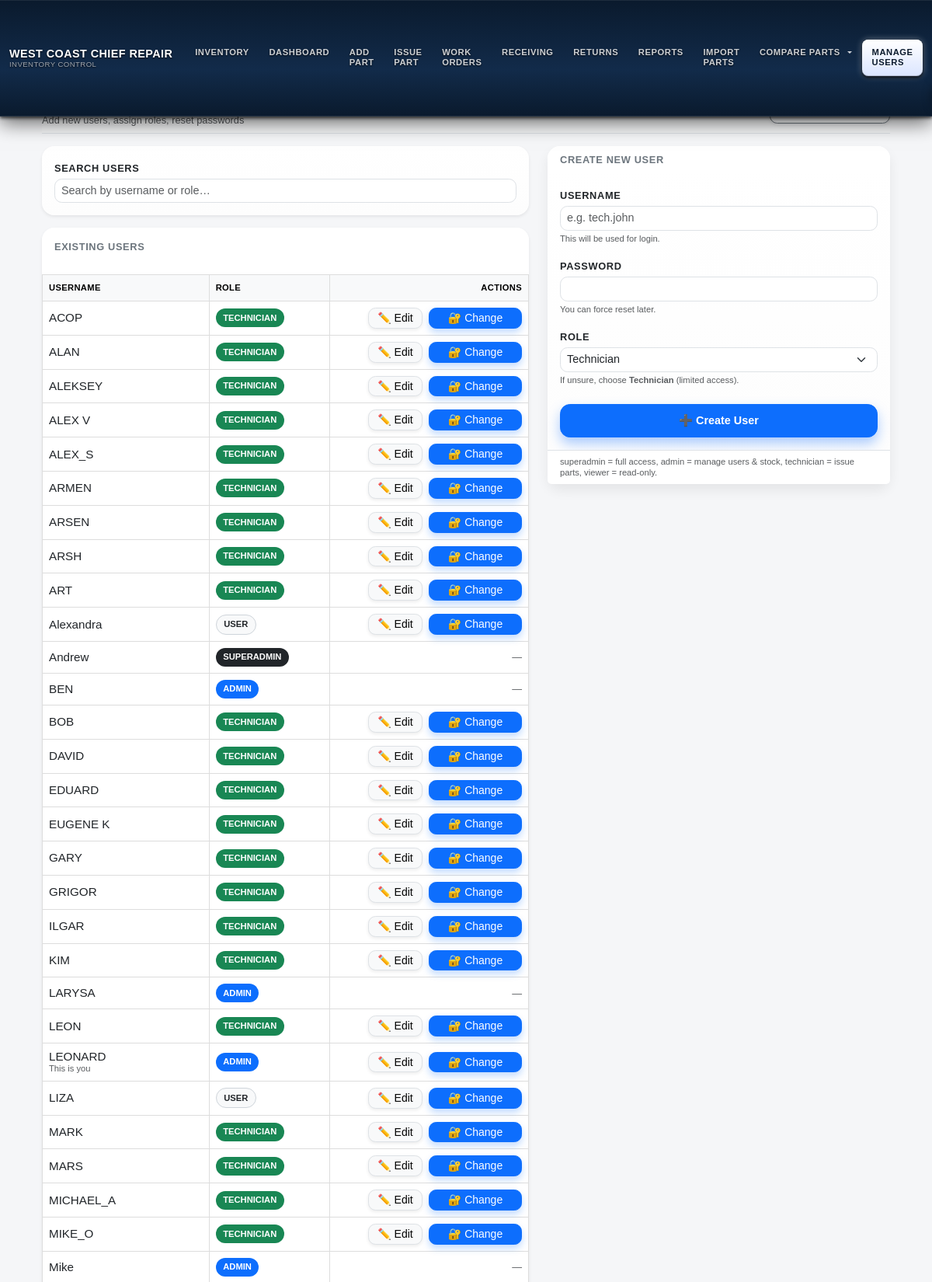
Screenshot of /users (signed in, upper part) with the database file from the repository.
### models.py (models this page shows, shortened)
class User(UserMixin, db.Model):
    id = db.Column(db.Integer, primary_key=True)
    username = db.Column(db.String(64), unique=True, nullable=False)
    password_hash = db.Column(db.String(128), nullable=False)
    role = db.Column(db.String(20), nullable=False, default=ROLE_TECHNICIAN)
    @property
    def password(self):
        raise AttributeError('password is not a readable attribute')

### inventory/routes.py (the view, shortened to what this page needs)
@inventory_bp.route("/users", methods=["GET", "POST"])
@login_required
def users():
    users = User.query.order_by(User.username.asc()).all()
    role_options = [
        ("technician", "Technician"),
        ("user",       "User"),
        ("viewer",     "Viewer"),
        ("admin",      "Admin"),
        ("superadmin", "Superadmin"),
    ]
    return render_template("users.html", users=users, role_options=role_options)

### app.py (called while the page is built)
@app.before_request
def restrict_role_routes():
    try:
        if not getattr(current_user, "is_authenticated", False):
            return  # гость — пусть дойдёт до /login
        ep = (request.endpoint or "").strip()
        role = (getattr(current_user, "role", "") or "").strip().lower()
        if role == "technician":
            if ep in ALLOWED_TECH_ENDPOINTS or ep.endswith(".health") or ep.endswith(".ping"):
                return
            return redirect(url_for("inventory.wo_list"))
        if role == "viewer":
            if ep in ALLOWED_VIEWER_ENDPOINTS or ep.endswith(".health") or ep.endswith(".ping"):
                return
            return redirect(url_for("inventory.wo_list"))
        return
    except Exception:
        try:
            return redirect(url_for("inventory.wo_list"))
        except Exception:
            return

### auth/routes.py (called while the page is built)
@login_manager.user_loader
def load_user(user_id):
    return User.query.get(int(user_id))

### templates/users.html (shortened to what this page needs)
{% extends "base.html" %}
{% block content %}
<div class="container-fluid py-4 d-flex justify-content-center">
  <div style="width:100%; max-width:1100px;">
    <div class="d-flex flex-wrap justify-content-between align-items-start mb-3"
         style="position:sticky; top:0; z-index:10; background:#f8f9fa; padding:.5rem 0; border-bottom:1px solid #dee2e6;">
      <div class="me-3">
        <div class="fw-semibold text-uppercase" style="font-size:1rem; letter-spacing:.03em; line-height:1.2;">
        </div>
        <div class="text-muted" style="font-size:.8rem; line-height:1.2;">
          Add new users, assign roles, reset passwords
        </div>
      </div>
      <div class="d-flex flex-column flex-sm-row gap-2 mt-2 mt-sm-0">
        <a href="{{ url_for('inventory.dashboard') }}"
           class="btn btn-outline-secondary btn-sm shadow-sm"
           style="font-weight:500; min-width:140px; border-radius:.6rem;">
        </a>
      </div>
    </div>
    <div class="row g-4">
      <div class="col-lg-7">
        <div class="card shadow-sm border-0 mb-3"
             style="border-radius:1rem; background:linear-gradient(#ffffff,#fdfdfd);">
          <div class="card-body py-3">
            <label class="form-label fw-semibold mb-1" style="font-size:.8rem; text-transform:uppercase; letter-spacing:.05em;">
              Search Users
            </label>
            <input id="usersSearch"
                   class="form-control form-control-sm"
                   placeholder="Search by username or role…"
                   style="border-radius:.6rem; font-size:.9rem;">
          </div>
        </div>
        <div class="card shadow-sm border-0"
             style="border-radius:1rem; overflow:hidden;">
          <div class="card-header bg-white border-0"
               style="padding: .9rem 1rem .4rem 1rem; border-bottom:1px solid #dee2e6;">
            <div class="fw-semibold text-uppercase"
                 style="font-size:.8rem; letter-spacing:.05em; color:#6c757d;">
              Existing Users
            </div>
          </div>
          <div class="table-responsive">
            <table class="table align-middle mb-0" style="font-size:.9rem;">
              <thead class="table-light" style="font-size:.75rem; text-transform:uppercase; letter-spacing:.05em;">
                <tr>
                  <th style="min-width:180px;">Username</th>
                  <th style="min-width:130px;">Role</th>
                  <th class="text-end" style="min-width:200px;">Actions</th>
                </tr>
              </thead>
              <tbody id="usersTbody" style="vertical-align:middle;">
                {% for u in users %}
                {% set r=(u.role or '')|lower %}
                <tr style="border-top:1px solid #f1f1f1;">
                  <td style="font-weight:500; color:#212529;">
                    <div style="font-size:.95rem; line-height:1.2;">
                      {{ u.username }}
                    </div>
                    {% if u.id == current_user.id %}
                      <div class="text-muted" style="font-size:.7rem; line-height:1.2;">
                        This is you
                      </div>
                    {% endif %}
                  </td>
                  <td>
                    {% if r=='superadmin' %}
                      <span class="badge rounded-pill"
                            style="background:#212529; font-size:.7rem; font-weight:600; padding:.4rem .6rem;">
                        SUPERADMIN
                      </span>
                    {% elif r=='admin' %}
                      <span class="badge rounded-pill"
                            style="background:#0d6efd; font-size:.7rem; font-weight:600; padding:.4rem .6rem;">
                        ADMIN
                      </span>
                    {% elif r=='technician' %}
                      <span class="badge rounded-pill"
                            style="background:#198754; font-size:.7rem; font-weight:600; padding:.4rem .6rem;">
                        TECHNICIAN
                      </span>
                    {% elif r=='viewer' %}
                      <span class="badge rounded-pill"
                            style="background:#6c757d; font-size:.7rem; font-weight:600; padding:.4rem .6rem;">
                        VIEWER
                      </span>
                    {% else %}
                      <span class="badge rounded-pill text-dark border"
                            style="background:#f8f9fa; font-size:.7rem; font-weight:600; padding:.4rem .6rem; border-color:#ced4da !important;">
                        USER
                      </span>
                    {% endif %}
                  </td>
                  <td class="text-end">
                    <div class="d-flex flex-wrap justify-content-end gap-2">
                      {% if (current_user.role or '')|lower == 'superadmin'
                            or ((current_user.role or '')|lower == 'admin' and (u.role or '')|lower in ['user','viewer','technician'])
                            or u.id == current_user.id %}
                        <a class="btn btn-light btn-sm border shadow-sm"
                           style="font-weight:500; line-height:1.2; border-radius:.6rem; min-width:70px;"
                           href="{{ url_for('inventory.edit_user', user_id=u.id) }}">
                          ✏️ Edit
                        </a>
                        <button class="btn btn-primary btn-sm shadow-sm"
                                style="font-weight:500; line-height:1.2; border-radius:.6rem; min-width:120px; box-shadow:0 .3rem .6rem rgba(13,110,253,.25)!important;"
                                data-user-id="{{ u.id }}"
                                data-username="{{ u.username }}"
                                data-need-current="{% if (current_user.role or '')|lower != 'superadmin' and current_user.id == u.id %}1{% else %}0{% endif %}"
                                onclick="openPasswordModal(this)">
                          🔐 Change
                        </button>
                      {% else %}
                        <span class="text-muted" style="font-size:.8rem;">—</span>
                      {% endif %}
                    </div>
                  </td>
                </tr>
                {% endfor %}
              </tbody>
            </table>
          </div>
        </div>
      </div>
      <div class="col-lg-5">
        <div class="card shadow-sm border-0"
             style="border-radius:1rem; background:linear-gradient(#ffffff,#fdfdfd); box-shadow:0 .5rem 1rem rgba(0,0,0,.07)!important;">
          <div class="card-header bg-white border-0"
               style="border-radius:1rem 1rem 0 0; border-bottom:1px solid #dee2e6;">
            <div class="fw-semibold text-uppercase"
                 style="font-size:.8rem; letter-spacing:.05em; color:#6c757d;">
              Create New User
            </div>
          </div>
          <div class="card-body">
            <form method="post" action="{{ url_for('inventory.users') }}">
              <div class="mb-3">
                <label class="form-label fw-semibold mb-1"
                       style="font-size:.8rem; text-transform:uppercase; letter-spacing:.05em;">
                  Username
                </label>
                <input name="username"
                       class="form-control form-control-sm"
                       placeholder="e.g. tech.john"
                       required
                       style="border-radius:.6rem; font-size:.9rem;">
                <div class="form-text" style="font-size:.7rem; line-height:1.2;">
                  This will be used for login.
                </div>
              </div>
              <div class="mb-3">
                <label class="form-label fw-semibold mb-1"
                       style="font-size:.8rem; text-transform:uppercase; letter-spacing:.05em;">
                  Password
                </label>
                <input type="password"
                       name="password"
                       class="form-control form-control-sm"
                       required
                       style="border-radius:.6rem; font-size:.9rem;">
                <div class="form-text" style="font-size:.7rem; line-height:1.2;">
                  You can force reset later.
                </div>
              </div>
              <div class="mb-4">
                <label class="form-label fw-semibold mb-1"
                       style="font-size:.8rem; text-transform:uppercase; letter-spacing:.05em;">
                  Role
                </label>
                <select name="role"
                        class="form-select form-select-sm"
                        style="border-radius:.6rem; font-size:.9rem;">
                  {% for value, caption in role_options %}
                    {% if value == 'superadmin' and (current_user.role or '')|lower != 'superadmin' %}
                    {% else %}
                      <option value="{{ value }}"
                              {% if value=='technician' %}selected{% endif %}>
                        {{ caption }}
                      </option>
                    {% endif %}
                  {% endfor %}
                </select>
                <div class="form-text" style="font-size:.7rem; line-height:1.2;">
                  If unsure, choose <span class="fw-semibold">Technician</span> (limited access).
                </div>
              </div>
              <div class="d-grid">
                <button class="btn btn-primary shadow-sm"
                        type="submit"
                        style="font-weight:600; border-radius:.8rem; padding:.6rem 1rem; font-size:.9rem; box-shadow:0 .5rem 1rem rgba(13,110,253,.35)!important;">
                  ➕ Create User
                </button>
              </div>
            </form>
          </div>
          <div class="card-footer bg-white text-muted"
               style="font-size:.7rem; line-height:1.2; border-top:1px solid #dee2e6;">
            superadmin = full access, admin = manage users & stock,
            technician = issue parts, viewer = read-only.
          </div>
        </div>
      </div>
    </div>
  </div>
</div>
{% endblock %}

### static/style.css (style rules this page uses)
body { font-family: Arial, sans-serif; background-color:#f6f6f6; padding:20px; margin:0; }
table { width:100%; border-collapse:collapse; margin-top:20px; }
table th, table td { padding:10px; border:1px solid #ddd; text-align:left; }
form input:not([type="checkbox"]):not([type="radio"]):not(.form-check-input), form select, form textarea { width: 100%; box-sizing: border-box; }

### templates/base.html (style rules this page uses)
body { background-color:#f5f6f8; }
table { font-size:.8rem; }
th { font-weight:600; text-transform:uppercase; letter-spacing:.03em; font-size:.7rem; }

### rows the page displays
User: username "ACOP", shows "TECHNICIAN"
User: username "ALAN", shows "TECHNICIAN"
User: username "ALEKSEY", shows "TECHNICIAN"
User: username "ALEX V", shows "TECHNICIAN"
User: username "ALEX_S", shows "TECHNICIAN"
User: username "ARMEN", shows "TECHNICIAN"
User: username "ARSEN", shows "TECHNICIAN"
User: username "ARSH", shows "TECHNICIAN"
User: username "ART", shows "TECHNICIAN"
User: username "Alexandra", shows "USER"
User: username "Andrew", shows "SUPERADMIN"
User: username "BEN", shows "ADMIN"
User: username "BOB", shows "TECHNICIAN"
User: username "DAVID", shows "TECHNICIAN"
User: username "EDUARD", shows "TECHNICIAN"
User: username "EUGENE K", shows "TECHNICIAN"
User: username "GARY", shows "TECHNICIAN"
User: username "GRIGOR", shows "TECHNICIAN"
User: username "ILGAR", shows "TECHNICIAN"
User: username "KIM", shows "TECHNICIAN"
User: username "LARYSA", shows "ADMIN"
User: username "LEON", shows "TECHNICIAN"
User: username "LEONARD", shows "This is you", shows "ADMIN"
User: username "LIZA", shows "USER"
User: username "MARK", shows "TECHNICIAN"
User: username "MARS", shows "TECHNICIAN"
User: username "MICHAEL_A", shows "TECHNICIAN"
User: username "MIKE_O", shows "TECHNICIAN"
User: username "Mike", shows "ADMIN"

### other values shown
form field role "Technician"
